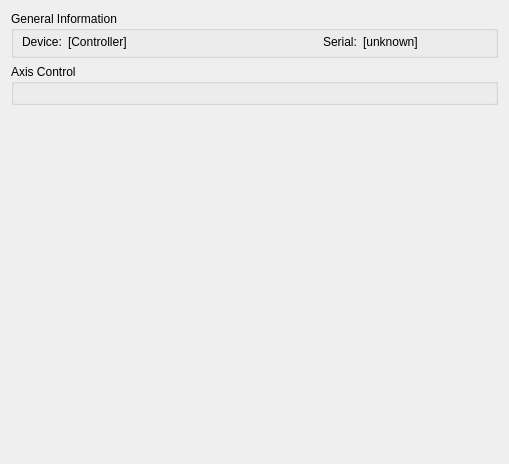
<?xml version="1.0" encoding="UTF-8"?>
<ui version="4.0">
 <class>DockWidgetThorlabsBDCServo</class>
 <widget class="QWidget" name="DockWidgetThorlabsBDCServo">
  <property name="geometry">
   <rect>
    <x>0</x>
    <y>0</y>
    <width>509</width>
    <height>464</height>
   </rect>
  </property>
  <property name="windowTitle">
   <string>Thorlabs BDC Servo</string>
  </property>
  <layout class="QVBoxLayout" name="verticalLayout_2">
   <item>
    <widget class="QGroupBox" name="groupBox">
     <property name="sizePolicy">
      <sizepolicy hsizetype="Preferred" vsizetype="Minimum">
       <horstretch>0</horstretch>
       <verstretch>0</verstretch>
      </sizepolicy>
     </property>
     <property name="title">
      <string>General Information</string>
     </property>
     <layout class="QVBoxLayout" name="verticalLayout_5">
      <property name="spacing">
       <number>6</number>
      </property>
      <property name="leftMargin">
       <number>8</number>
      </property>
      <property name="topMargin">
       <number>1</number>
      </property>
      <property name="rightMargin">
       <number>8</number>
      </property>
      <property name="bottomMargin">
       <number>3</number>
      </property>
      <item>
       <layout class="QHBoxLayout" name="horizontalLayout_4">
        <item>
         <widget class="QLabel" name="label_2">
          <property name="sizePolicy">
           <sizepolicy hsizetype="Preferred" vsizetype="Preferred">
            <horstretch>0</horstretch>
            <verstretch>0</verstretch>
           </sizepolicy>
          </property>
          <property name="text">
           <string>Device:</string>
          </property>
         </widget>
        </item>
        <item>
         <widget class="QLabel" name="lblDevice">
          <property name="sizePolicy">
           <sizepolicy hsizetype="Expanding" vsizetype="Preferred">
            <horstretch>0</horstretch>
            <verstretch>0</verstretch>
           </sizepolicy>
          </property>
          <property name="text">
           <string>[Controller]</string>
          </property>
         </widget>
        </item>
        <item>
         <spacer name="horizontalSpacer_2">
          <property name="orientation">
           <enum>Qt::Horizontal</enum>
          </property>
          <property name="sizeHint" stdset="0">
           <size>
            <width>40</width>
            <height>20</height>
           </size>
          </property>
         </spacer>
        </item>
        <item>
         <widget class="QLabel" name="label_6">
          <property name="sizePolicy">
           <sizepolicy hsizetype="Preferred" vsizetype="Preferred">
            <horstretch>0</horstretch>
            <verstretch>0</verstretch>
           </sizepolicy>
          </property>
          <property name="text">
           <string>Serial:</string>
          </property>
         </widget>
        </item>
        <item>
         <widget class="QLabel" name="lblSerial">
          <property name="sizePolicy">
           <sizepolicy hsizetype="MinimumExpanding" vsizetype="Preferred">
            <horstretch>0</horstretch>
            <verstretch>0</verstretch>
           </sizepolicy>
          </property>
          <property name="text">
           <string>[unknown]</string>
          </property>
          <property name="wordWrap">
           <bool>true</bool>
          </property>
         </widget>
        </item>
       </layout>
      </item>
     </layout>
    </widget>
   </item>
   <item>
    <widget class="QGroupBox" name="groupAxisControl">
     <property name="title">
      <string>Axis Control</string>
     </property>
     <property name="checkable">
      <bool>false</bool>
     </property>
     <layout class="QVBoxLayout" name="verticalLayout">
      <item>
       <widget class="MotorAxisController" name="motorAxisController">
        <property name="numAxis">
         <number>2</number>
        </property>
        <property name="defaultAxisUnit">
         <enum>MotorAxisController::UnitMm</enum>
        </property>
        <property name="defaultAxisType">
         <enum>MotorAxisController::TypeLinear</enum>
        </property>
        <property name="refreshAvailable">
         <bool>true</bool>
        </property>
        <property name="cancelAvailable">
         <bool>true</bool>
        </property>
        <property name="defaultRelativeStepSize">
         <double>1.000000000000000</double>
        </property>
        <property name="defaultDecimals">
         <number>3</number>
        </property>
        <property name="movementType">
         <enum>MotorAxisController::MovementAbsolute</enum>
        </property>
       </widget>
      </item>
     </layout>
    </widget>
   </item>
   <item>
    <spacer name="verticalSpacer">
     <property name="orientation">
      <enum>Qt::Vertical</enum>
     </property>
     <property name="sizeHint" stdset="0">
      <size>
       <width>20</width>
       <height>40</height>
      </size>
     </property>
    </spacer>
   </item>
  </layout>
 </widget>
 <customwidgets>
  <customwidget>
   <class>MotorAxisController</class>
   <extends>QWidget</extends>
   <header>motorAxisController.h</header>
  </customwidget>
 </customwidgets>
 <resources/>
 <connections/>
</ui>
